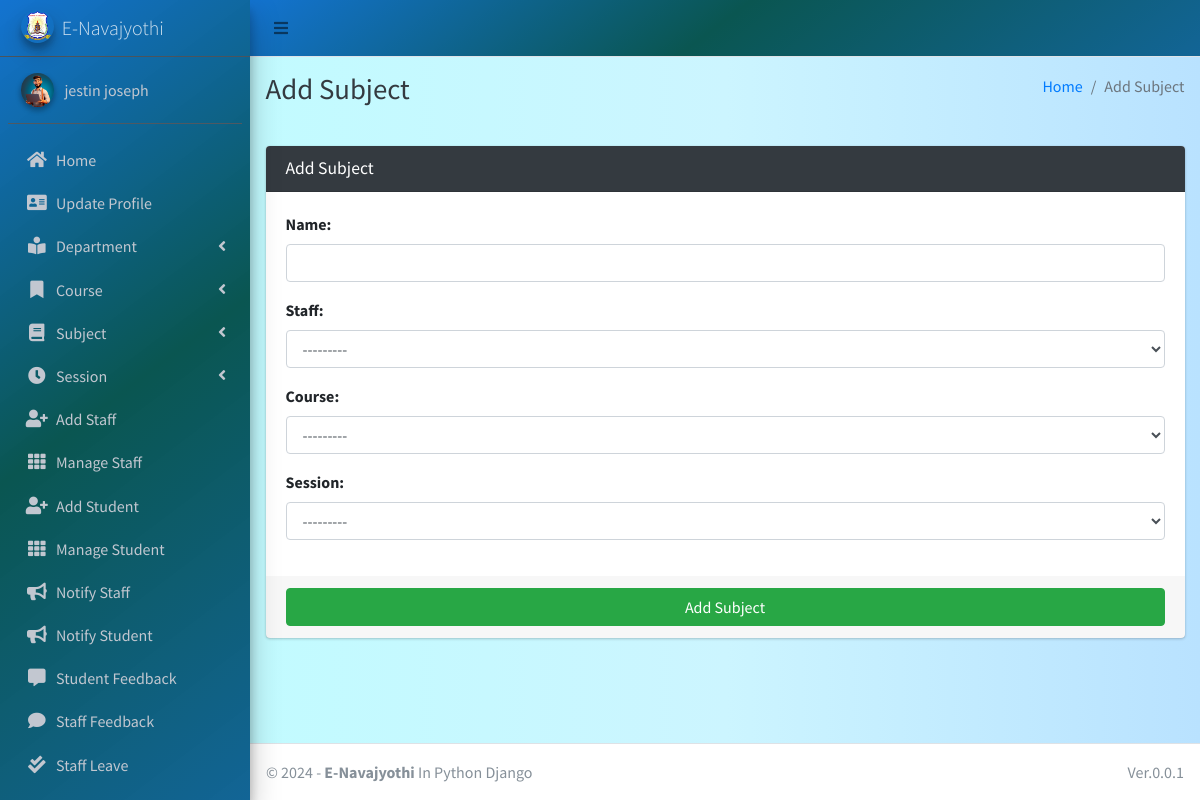
The page /subject/add/ (signed in) on the database its author committed.
### main_app/models.py (models this page shows)
class CustomUser(AbstractUser):
    USER_TYPE = ((1, "HOD"), (2, "Staff"), (3, "Student"))
    GENDER = [("M", "Male"), ("F", "Female")]
    username = None  # Removed username, using email instead
    email = models.EmailField(unique=True)
    user_type = models.CharField(default=1, choices=USER_TYPE, max_length=1)
    gender = models.CharField(max_length=1, choices=GENDER)
    profile_pic = models.ImageField()
    address = models.TextField()
    fcm_token = models.TextField(default="")  # For firebase notifications
    created_at = models.DateTimeField(auto_now_add=True)
    updated_at = models.DateTimeField(auto_now=True)
    USERNAME_FIELD = "email"
    REQUIRED_FIELDS = []
    objects = CustomUserManager()
    phone_num = models.IntegerField(max_length=12 ,null=True,blank=False)
    aadhar_num = models.IntegerField(max_length=16,null=True,blank=False)
    date_of_birth = models.DateField(null=True,blank=False)
    def __str__(self):
        return self.first_name + "  " + self.last_name

### main_app/hod_views.py (the view, shortened to what this page needs)
# urls.py: path("subject/add/", hod_views.add_subject, name='add_subject'),
def add_subject(request):
    form = SubjectForm(request.POST or None)
    context = {
        'form': form,
        'page_title': 'Add Subject'
    }
    return render(request, 'hod_template/add_subject_template.html', context)

### main_app/forms.py
class SubjectForm(FormSettings):
    def __init__(self, *args, **kwargs):
        super(SubjectForm, self).__init__(*args, **kwargs)
    class Meta:
        model = Subject
        fields = ['name', 'staff', 'course','session']

### main_app/models.py (called while the page is built)
    def __str__(self):
        return "From " + str(self.start_year) + " to " + str(self.end_year)

    def __str__(self):
        return self.name

    def __str__(self):
        return self.admin.first_name + " " + self.admin.last_name

### main_app/templates/hod_template/add_subject_template.html
{% extends 'main_app/base.html' %}
{% load static %}
{% block page_title %}{{page_title}}{% endblock page_title %}
{% block content %}
<section class="content">
    <div class="container-fluid">
        <div class="row">
            <div class="col-md-12">
                <div class="card card-dark">
                    <div class="card-header">
                        <h3 class="card-title">{{page_title}}</h3>
                    </div>
                    {% include "main_app/form_template.html" with messages=messages  form=form button_text="Add Subject"%}
                </div>
            </div>
        </div>
    </div>
</section>
{% endblock content %}

### main_app/templates/main_app/sidebar_template.html (shortened to what this page needs)
{% load static %}
<aside class="main-sidebar sidebar-dark-info elevation-4 " style="background: rgb(0,104,205);
background: linear-gradient(143deg, rgba(0,104,205,0.9248949579831933) 0%, rgba(0,79,74,0.9613095238095238) 49%, rgba(0,89,142,0.9276960784313726) 100%);">
    {% if request.user.user_type == '1' %}
    <a href="{% url 'admin_home' %}" class="brand-link">
        <img src="{% static 'dist/img/nava_logo.png' %} " alt="AdminLTE Logo"
            class="brand-image img-circle elevation-3" >
        <span class="brand-text font-weight-light">E-Navajyothi</span>
    </a>
      <div class="sidebar">
        <div class="user-panel mt-3 pb-3 mb-3 d-flex">
            <div class="image">
                <img src="{{ request.user.profile_pic}}" class="img-circle elevation-2" alt="User Image">
            </div>
            <div class="info">
                <a href="#" class="d-block">{{user}}</a>
            </div>
        </div>
        <nav class="mt-2 ">
            <ul class="nav nav-pills nav-sidebar flex-column " data-widget="treeview" role="menu" data-accordion="false">
                <li class="nav-item">
                    {% url 'admin_home' as admin_home %}
                    <a href="{{admin_home}}" class="nav-link {% if admin_home == request.path %} active {% endif %}">
                        <i class="nav-icon fas fa-home"></i>
                        <p >
                            Home
                        </p>
                    </a>
                </li>
                <li class="nav-item">
                    {% url 'admin_view_profile' as admin_view_profile %}
                    <a href="{{admin_view_profile}}"
                        class="nav-link {% if admin_view_profile == request.path %} active {% endif %}">
                        <i class="nav-icon fas fa-address-card"></i>
                        <p>
                            Update Profile
                        </p>
                    </a>
                </li>
            <li class="nav-item has-treeview">
                    <a href="#" class="nav-link">
                        <i class="nav-icon fas fa-book-reader"></i>
                        <p>
                            Department
                            <i class="fas fa-angle-left right"></i>
                        </p>
                    </a>
                </li>
                <li class="nav-item has-treeview">
                    <a href="#" class="nav-link">
                        <i class="nav-icon fas fa-bookmark"></i>
                        <p>
                            Course
                            <i class="fas fa-angle-left right"></i>
                        </p>
                    </a>
                </li>
                <li class="nav-item has-treeview">
                    <a href="#" class="nav-link">
                        <i class="nav-icon fas fa-book"></i>
                        <p>
                            Subject
                            <i class="fas fa-angle-left right"></i>
                        </p>
                    </a>
                </li>
                <li class="nav-item has-treeview">
                    <a href="#" class="nav-link">
                        <i class="nav-icon fas fa-clock"></i>
                        <p>
                            Session
                            <i class="fas fa-angle-left right"></i>
                        </p>
                    </a>
                </li>
                <li class="nav-item">
                    {% url 'add_staff' as add_staff %}
                    <a href="{{add_staff}}" class="nav-link {% if add_staff == request.path %} active {% endif %}">
                        <i class="nav-icon fas fa-user-plus"></i>
                        <p>
                            Add Staff
                        </p>
                    </a>
                </li>
                <li class="nav-item">
                    {% url 'manage_staff' as manage_staff %}
                    {% url 'edit_staff' staff_id as edit_staff %}
                    <a href="{{manage_staff}}"
                        class="nav-link {% if manage_staff == request.path or request.path == edit_staff %} active {% endif %}">
                        <i class="nav-icon fas fa-th"></i>
                        <p>
                            Manage Staff
                        </p>
                    </a>
                </li>
                <li class="nav-item">
                    {% url 'add_student' as add_student%}
                    <a href="{{add_student}}" class="nav-link  {% if add_student == request.path %} active {% endif %}">
                        <i class="nav-icon fas fa-user-plus"></i>
                        <p>
                            Add Student
                        </p>
                    </a>
                </li>
                <li class="nav-item">
                    {% url 'manage_student' as manage_student %}
                    {% url 'edit_student' student_id as edit_student %}
                    <a href="{{manage_student}}"
                        class="nav-link  {% if edit_student == request.path or manage_student == request.path %} active {% endif %}">
                        <i class="nav-icon fas fa-th"></i>
                        <p>
                            Manage Student
                        </p>
                    </a>
                </li>
                <li class="nav-item">
                    {% url 'admin_notify_staff' as admin_notify_staff %}
                    <a href="{{admin_notify_staff}}"
                        class="nav-link {% if admin_notify_staff == request.path %} active {% endif %}">
                        <i class="nav-icon fas fa-bullhorn"></i>
                        <p>
                            Notify Staff
                        </p>
                    </a>
                </li>
                <li class="nav-item">
                    {% url 'admin_notify_student' as admin_notify_student %}
                    <a href="{{admin_notify_student}}"
                        class="nav-link {% if admin_notify_student == request.path %} active {% endif %}">
                        <i class="nav-icon fas fa-bullhorn"></i>
                        <p>
                            Notify Student
                        </p>
                    </a>
                </li>
                <li class="nav-item">
                    {% url 'student_feedback_message' as student_feedback_message %}
                    <a href="{{ student_feedback_message }}"
                        class="nav-link  {% if student_feedback_message == request.path %} active {% endif %}">
                        <i class="nav-icon fas fa-comment-alt"></i>
                        <p>
                            Student Feedback
                        </p>
                    </a>
                </li>
                <li class="nav-item">
                    {% url 'staff_feedback_message' as staff_feedback_message %}
                    <a href="{{staff_feedback_message}}"
                        class="nav-link   {% if staff_feedback_message == request.path %} active {% endif %}">
                        <i class="nav-icon fas fa-comment"></i>
                        <p>
                            Staff Feedback
                        </p>
                    </a>
                </li>
                <li class="nav-item">
                    {% url 'view_staff_leave' as view_staff_leave %}
                    <a href="{{view_staff_leave}}"
                        class="nav-link  {% if view_staff_leave == request.path %} active {% endif %}">
                        <i class="nav-icon fas fa-check-double"></i>
                        <p>
                            Staff Leave
                        </p>
                    </a>
                </li>
                                        {% endif %}
                                        <li class="nav-item">
                                            <a href="{% url 'user_logout' %}"
                                                onclick="return confirm('Your session would be terminated.\n\nProceed?')"
                                                class="nav-link">
                                            </a>
                                        </li>
                                    </ul>
                                </nav>
                            </div>
</aside>

### rows shown on the page
CustomUser: user.profile_pic (picture), first_name+last_name "jestin joseph"

### other values the page prints
{{ page_title }} "Add Subject"
{{ field.label_tag }} "Name:" "Staff:" "Course:" "Session:"
{{ button_text }} "Add Subject"
